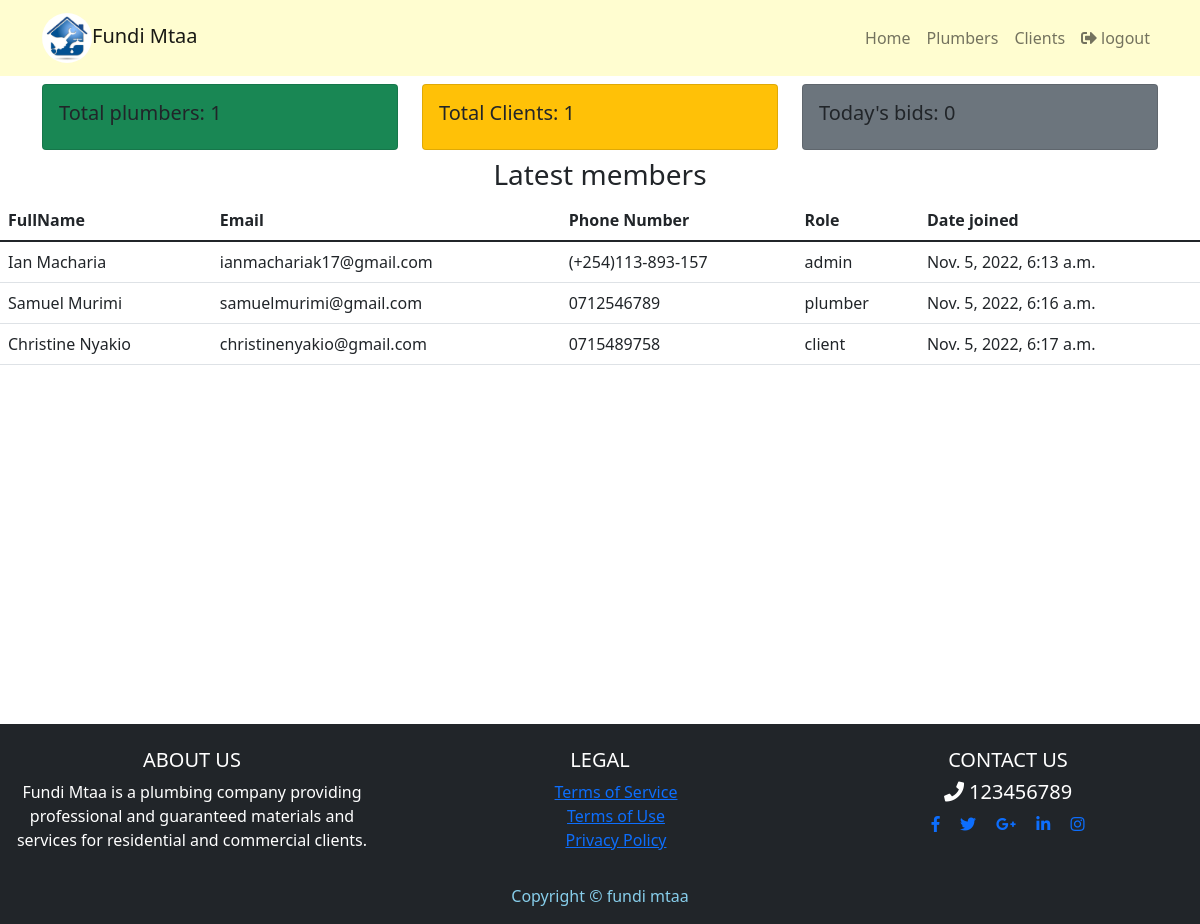
The page /adminView (signed in) on the database its author committed.
### accounts/models.py (models this page shows, shortened)
class Account(AbstractBaseUser):
    ROLES = [
        ('admin', 'admin'),
        ('client', 'client'),
        ('plumber', 'plumber'),
    ]
    id = models.UUIDField(primary_key=True, default=uuid.uuid4, editable=False)
    fullName = models.CharField(max_length=200)
    email = models.EmailField(max_length=254, unique=True)
    phoneNumber = models.CharField(max_length=20, unique=True)
    role = models.CharField(max_length=30,choices=ROLES)
    county = models.CharField(max_length=200, null=True, blank=True)
    date_joined = models.DateTimeField(
        verbose_name='date joined', auto_now_add=True)
    last_login = models.DateTimeField(verbose_name='last login', auto_now=True)
    is_admin = models.BooleanField(default=False)
    is_active = models.BooleanField(default=True)
    is_staff = models.BooleanField(default=False)
    is_superuser = models.BooleanField(default=False)
    USERNAME_FIELD = 'email'
    REQUIRED_FIELDS = ['fullName', 'phoneNumber', 'role']
    objects = AccountManager()

### jobs/views.py (the view)
# urls.py: path('adminView', views.admin_dashboard, name='admin_dashboard'),
@login_required(login_url='login_view')
def admin_dashboard(request):
    context = {}
    context['members'] = Account.objects.all()
    context['total_bids'] = Bid.objects.all().count()
    context['total_plumbers'] = Account.objects.filter(role="plumber").count()
    context['total_clients'] = Account.objects.filter(role="client").count()
    return render(request, 'jobs/adminHome.html', context)

### templates/jobs/adminHome.html
{% extends 'base.html' %}
{% load static %}
{% block content %}
    <link rel="stylesheet" href="{% static 'css/style.css' %}">
    {% include 'partials/navbar.html' %}
    <main>
        <div class="container">
            <div class="row">
                <div class="col mt-2">
                    <div class="card bg-success">
                        <div class="card-body">
                            <h5 class="card-title">Total plumbers: {{total_plumbers}}</h5>
                        </div>
                    </div>
                </div>
                <div class="col mt-2">
                    <div class="card bg-warning">
                        <div class="card-body">
                            <h5 class="card-title">Total Clients: {{total_clients}}</h5>
                        </div>
                    </div>
                </div>
                <div class="col mt-2">
                    <div class="card bg-secondary">
                        <div class="card-body">
                            <h5 class="card-title">Today's bids: {{total_bids}}</h5>
                        </div>
                    </div>
                </div>
            </div>
        </div>
        <div class="mt-2">
            <h3 class="text-center">Latest members</h3>
            <div class="mt-1">
                <table class="table">
                    <thead>
                        <tr>
                            <th scope="col">FullName</th>
                            <th scope="col">Email</th>
                            <th scope="col">Phone Number</th>
                            <th scope="col">Role</th>
                            <th scope="col">Date joined</th>
                        </tr>
                    </thead>
                    <tbody>
                        {% for member in members %}
                            <tr>
                                <td>{{member.fullName}}</td>
                                <td>{{member.email}}</td>
                                <td>{{member.phoneNumber}}</td>
                                <td>{{member.role}}</td>
                                <td>{{member.date_joined}}</td>
                            </tr>
                        {% endfor %}
                    </tbody>
                </table>
            </div>
        </div>
    </main>
    {% include 'partials/footer.html' %}
{% endblock content %}

### templates/base.html (shortened to what this page needs)
<!DOCTYPE html>
<html lang="en">
  <head>
    <link
      href="https://cdn.jsdelivr.net/npm/bootstrap@5.1.3/dist/css/bootstrap.min.css"
      rel="stylesheet"
    />
    <link
      rel="stylesheet"
      href="https://use.fontawesome.com/releases/v5.6.1/css/all.css"
    />
  </head>
  <body>
    {% block content %} {% endblock content %}
  </body>
</html>

### templates/partials/navbar.html (shortened to what this page needs)
{% load static %}
<nav class="navbar navbar-expand-lg navbar-light sticky-top" style="background-color:  #FFFDD0;">
    <div class="container">
      <a class="navbar-brand"
              {% if user.is_superuser %}
                href="{% url 'admin_dashboard' %}"
              {% elif user.role == 'plumber' %}
                href="{% url 'technician_dashboard' %}"
              {% elif user.role == 'client' %}
                href="{% url 'client_dashboard' %}"
              {% else %}
                href="{% url 'home_view' %}"
              {% endif %}
      >
        <img src="{% static 'img/logo.jpg' %}" class="rounded-circle" width="50" height="50" class="logo" alt="">Fundi Mtaa
      </a>
      <div class="collapse navbar-collapse justify-content-end" id="navbarNavAltMarkup">
        <ul class="navbar-nav">
          <li>
            <a class="nav-link"
              {% if user.is_superuser %}
                href="{% url 'admin_dashboard' %}"
              {% elif user.role == 'plumber' %}
                href="{% url 'technician_dashboard' %}"
              {% elif user.role == 'client' %}
                href="{% url 'client_dashboard' %}"
              {% else %}
                href="{% url 'home_view' %}"
              {% endif %}
            >Home</a>
          </li>
          <li>
            <a class="nav-link"
              {% if user.is_superuser %}
                href="{% url 'get_all_plumbers' %}"
              {% else %}
                href="#"
              {% endif %}
            >
            {% if user.is_superuser %}
            Plumbers
            {% endif %}
            </a>
          </li>
          <li>
            <a class="nav-link"
              {% if user.is_superuser %}
                href="{% url 'get_all_clients' %}"
              {% else %}
                href="{% url 'login_view' %}"
              {% endif %}
            >
              {% if user.is_superuser %}
                Clients
              {% else %}
                {% if user.is_authenticated %}
                {% else %}
                Login/Register
                {% endif %}
              {% endif %}
            </a>
          </li>
        </ul>
        <ul class="navbar-nav ml-auto">
            <li>
            {% if user.is_authenticated %}
            <a class="nav-link" href="{% url 'logout_view' %}">
                <i class="fas fa-sign-out-alt"></i>
                logout</a>
            {% endif %}
            </li>
        </ul>
      </div>
    </div>
  </nav>

### templates/partials/footer.html (shortened to what this page needs)
<footer class="page-footer font-small bg-dark special-color-dark pt-4 mt-2">
  <div class="row">
    <div class="col">
      <h5 class="text-center text-white">ABOUT US</h5>
      <p class="text-center text-white">
        Fundi Mtaa is a plumbing company providing professional and guaranteed materials and services for residential and commercial clients.
      </p>
    </div>
    <div class="col">
      <h5 class="text-white text-center">LEGAL</h5>
      <ul class="text-white text-center" style="list-style-type: none;">
        <li>
          <a href="#">Terms of Service</a>
        </li>
        <li>
          <a href="#">Terms of Use</a>
        </li>
        <li>
          <a href="#">Privacy Policy</a>
        </li>
      </ul>
    </div>
    <div class="col">
        <h5 class="text-center text-white">CONTACT US</h5>
        <h5 class="text-center text-white">
          <i class="fas fa-phone"></i> 123456789
        </h5>
      <div class="container ">
        <ul class="list-unstyled list-inline text-center">
          <li class="list-inline-item">
            <a class="btn-floating btn-fb mx-1">
              <i class="fab fa-facebook-f "> </i>
            </a>
          </li>
          <li class="list-inline-item">
            <a class="btn-floating btn-tw mx-1" href="#">
              <i class="fab fa-twitter"> </i>
            </a>
          </li>
          <li class="list-inline-item">
            <a class="btn-floating btn-gplus mx-1" href="#">
              <i class="fab fa-google-plus-g"> </i>
            </a>
          </li>
          <li class="list-inline-item">
            <a class="btn-floating btn-li mx-1" href="#">
              <i class="fab fa-linkedin-in"> </i>
            </a>
          </li>
          <li class="list-inline-item">
            <a class="btn-floating btn-li mx-1" href="#">
              <i class="fab fa-instagram"></i>
            </a>
          </li>
        </ul>
      </div>
    </div>
  </div>
  <div class="footer-copyright text-center py-3 bg-dark" style="color: #87ceeb;">Copyright &copy;
     fundi mtaa
  </div>
</footer>

### static/css/style.css (style rules this page uses)
main { min-height: 80vh; }

### rows shown on the page
Account: fullName "Ian Macharia", email "ianmachariak17@gmail.com", phoneNumber "(+254)113-893-157", role "admin", date_joined "Nov. 5, 2022, 6:13 a.m."
Account: fullName "Samuel Murimi", email "samuelmurimi@gmail.com", phoneNumber "0712546789", role "plumber", date_joined "Nov. 5, 2022, 6:16 a.m."
Account: fullName "Christine Nyakio", email "christinenyakio@gmail.com", phoneNumber "0715489758", role "client", date_joined "Nov. 5, 2022, 6:17 a.m."

### other values the page prints
{{ total_plumbers }} "1"
{{ total_clients }} "1"
{{ total_bids }} "0"
